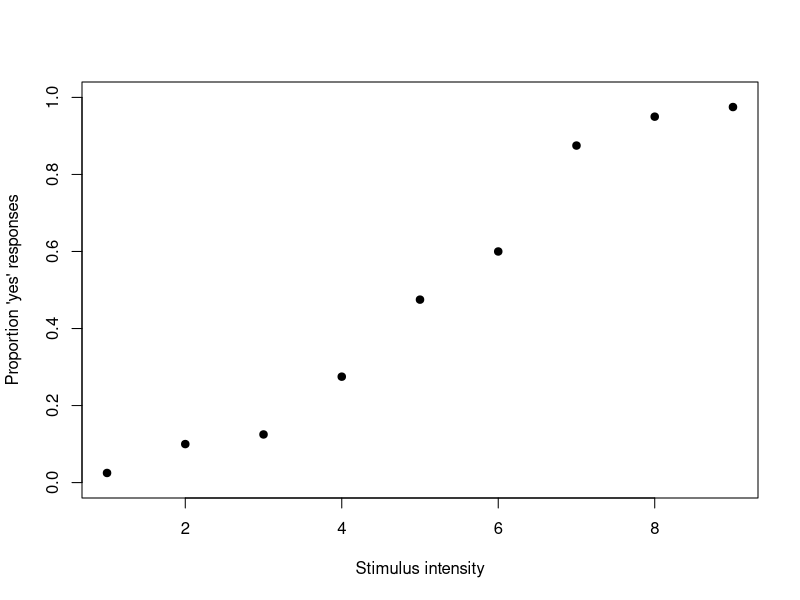
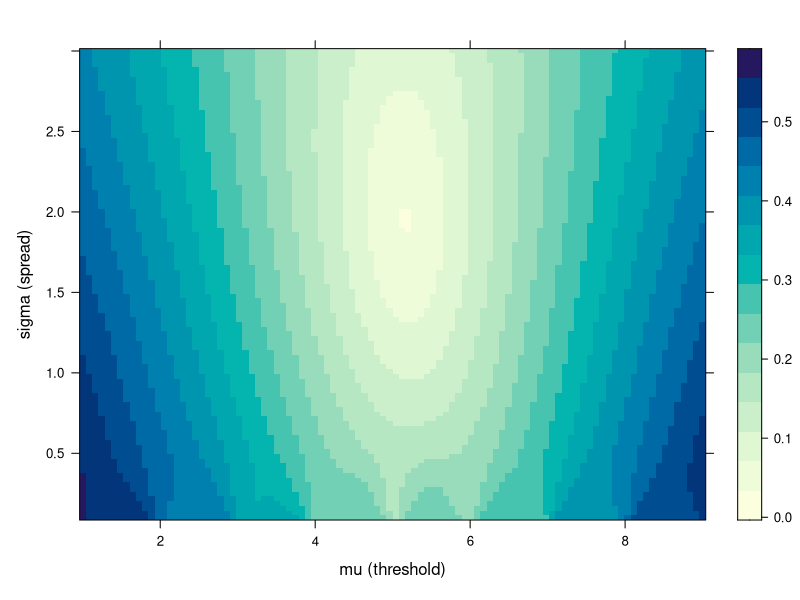
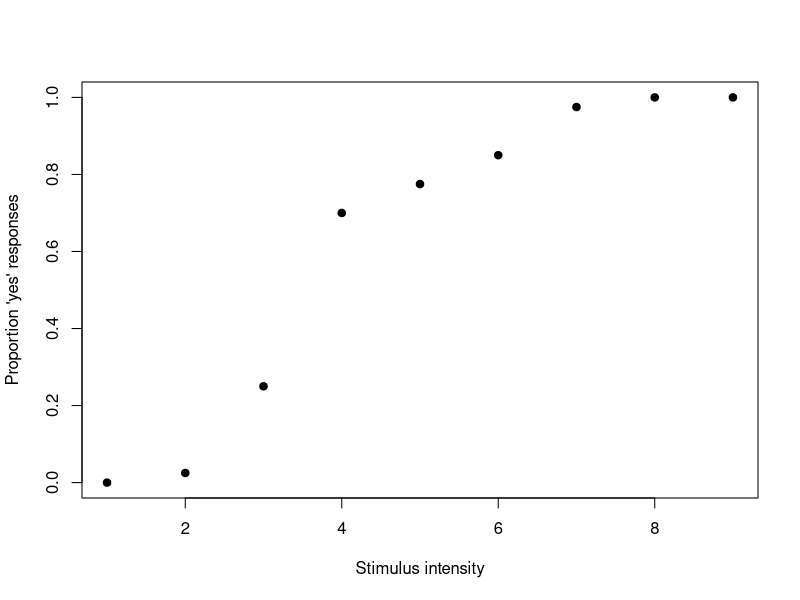
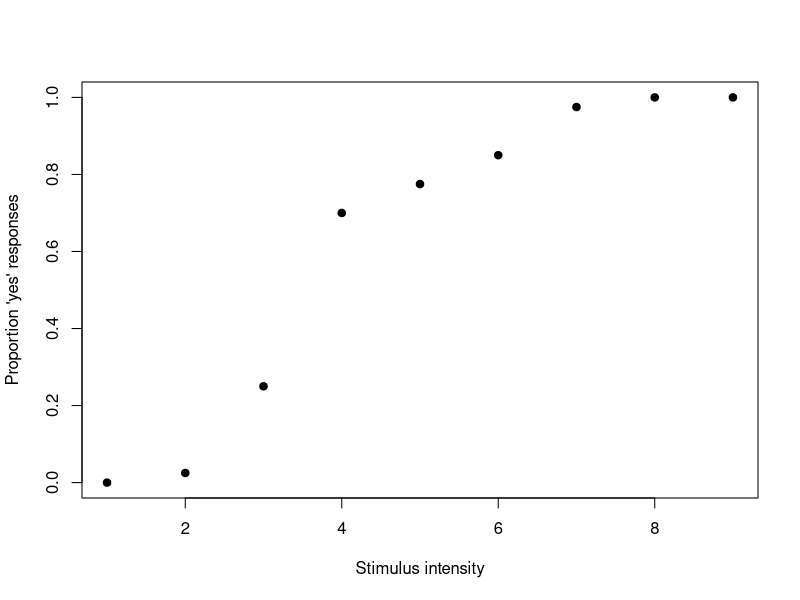

R code for these plots, in order:
## ---- chunk 1
intensity <- 1:9
n_trials <- rep(40, 9)
n_yes <- c(1, 4, 5, 11, 19, 24, 35, 38, 39)
prop_yes <- n_yes / n_trials

data <- data.frame(intensity, n_yes, n_trials, prop_yes)
data
## ---- chunk 2
psychometric_model <- function(mu, sigma, x) {
  pnorm(x, mean = mu, sd = sigma)
}

plot(data$intensity, data$prop_yes, pch = 19,
     xlab = "Stimulus intensity", ylab = "Proportion 'yes' responses",
     ylim = c(0, 1))
## ---- chunk 3
rmsd <- function(params, data) {
  mu <- params[1]
  sigma <- params[2]
  predicted <- psychometric_model(mu, sigma, data$intensity)
  sqrt(mean((data$prop_yes - predicted)^2))
}
## ---- chunk 4
# Try it here: rmsd(c(mu_guess, sigma_guess), data)

## ---- chunk 5
mu_vals <- seq(1, 9, length.out = 100)
sigma_vals <- seq(0.1, 3, length.out = 100)
grid <- expand.grid(mu = mu_vals, sigma = sigma_vals)
grid$rmsd <- apply(grid, 1, function(row) rmsd(row, data))

best <- grid[which.min(grid$rmsd), ]
best
## ---- chunk 6
library(lattice)
levelplot(rmsd ~ mu * sigma, data = grid, xlab = "mu (threshold)", ylab = "sigma (spread)")
## ---- chunk 7
fit_rmsd <- optim(par = c(mu = 4, sigma = 0.5), fn = rmsd, data = data)
fit_rmsd$par
## ---- chunk 8
# Try alternative starting values here

## ---- chunk 9
nll <- function(params, data) {
  mu <- params[1]; sigma <- params[2]
  predicted <- psychometric_model(mu, sigma, data$intensity)
  predicted <- pmin(pmax(predicted, 1e-6), 1 - 1e-6)
  -sum(dbinom(data$n_yes, data$n_trials, predicted, log = TRUE))
}

fit_mle <- optim(par = c(mu = 4, sigma = 0.5), fn = nll, data = data)
fit_mle$par
## ---- chunk 10
#| echo: false
set.seed(99)
intensity_sim <- 1:9
true_mu <- 4
true_sigma <- 1.3
p_true <- pnorm(intensity_sim, mean = true_mu, sd = true_sigma)

n_trials_sim <- rep(40, 9)
n_yes_sim <- rbinom(length(intensity_sim), n_trials_sim, p_true)
prop_yes_sim <- n_yes_sim / n_trials_sim

data_sim <- data.frame(intensity = intensity_sim, n_yes = n_yes_sim,
                        n_trials = n_trials_sim, prop_yes = prop_yes_sim)
invisible(NULL)
## ---- chunk 11
data_sim
plot(data_sim$intensity, data_sim$prop_yes, pch = 19,
     xlab = "Stimulus intensity", ylab = "Proportion 'yes' responses", ylim = c(0, 1))
## ---- chunk 12
# Your fit here

## ---- chunk 13
c(true_mu = true_mu, true_sigma = true_sigma)
## ---- chunk 14
plot(data_sim$intensity, data_sim$prop_yes, pch = 19,
     xlab = "Stimulus intensity", ylab = "Proportion 'yes' responses", ylim = c(0, 1))

x_seq <- seq(1, 9, length.out = 200)
# lines(x_seq, psychometric_model(___, ___, x_seq), col = "blue")
## ---- chunk 15
# Your function here

## ---- chunk 16
# Your function here

## ---- chunk 17
# Your fit here

## ---- chunk 18
# Your plot here
